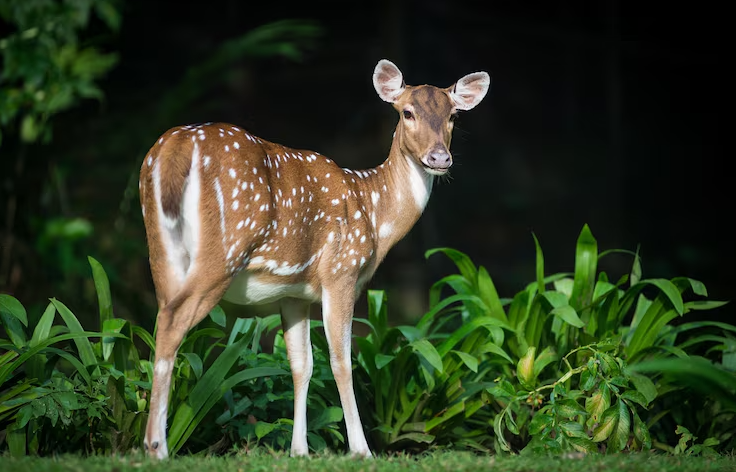
#> input picture opencv/assets/deer.png, 736 x 472 px
$ jupyter execute histogram-equalization.ipynb
#> lines starting #> are read from the running program, lines starting #| are printed output that depends on the picture
[cell 1]
import cv2
import numpy as np
import matplotlib.pyplot as plt

[cell 2]
image = cv2.imread('./assets/deer.png')
#> image is the input picture: shape (472, 736, 3); mean B, G, R 35.2, 59.9, 49.1

if image is not None:
    print("image is loader")
else:
    print("image is not loader")

[cell 3]
rgb_image = cv2.cvtColor(image, cv2.COLOR_BGR2RGB)
plt.imshow(rgb_image)

[cell 4]
gray_image = cv2.cvtColor(image, cv2.COLOR_BGR2GRAY)
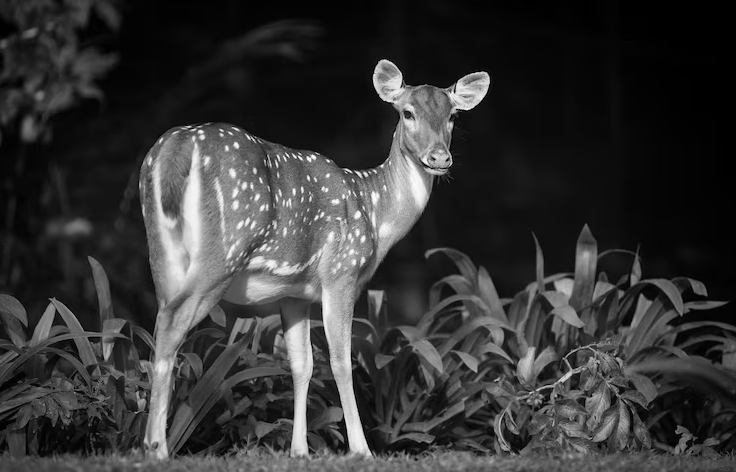
#> gray_image: shape (472, 736); min 0, max 254, mean 53.8
plt.imshow(gray_image)

[cell 5]
hist, bins = np.histogram(rgb_image.flatten(), 256, [0, 256])
#> hist = 256 values, max 42433 at index 0, min 25 at index 254, mean 4071; bins = 257 values from 0 to 256

equalization_image = cv2.equalizeHist(gray_image)
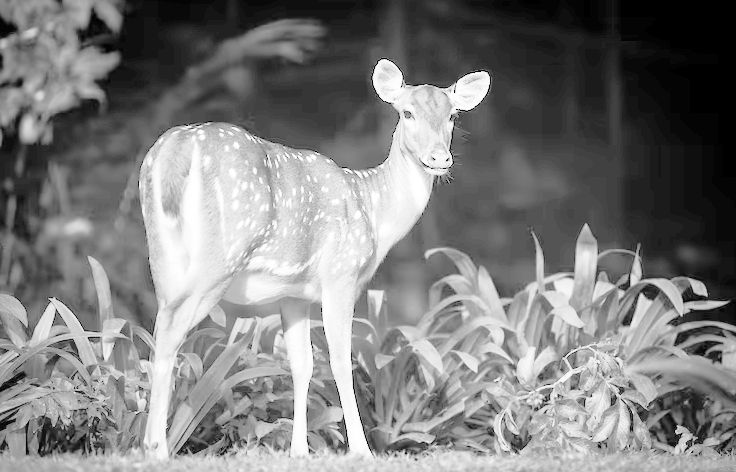
#> equalization_image: shape (472, 736); min 0, max 255, mean 125.7

equalization_hist, bins = np.histogram(equalization_image.flatten(), 256, [0, 256])
#> equalization_hist = 256 values, max 8909 at index 33, min 0 at index 1, mean 1357


plt.figure(figsize=(10, 8))

plt.subplot(2, 2, 1)
plt.imshow(gray_image)
plt.title("Original Image")

plt.subplot(2, 2, 2)
plt.plot(hist, color="red")
plt.title("Original Image Histogram")

plt.subplot(2, 2, 3)
plt.imshow(equalization_image)
plt.title("Equalization Image")


plt.subplot(2, 2, 4)
plt.plot(equalization_hist)
plt.title("Equalization Image Histogram")
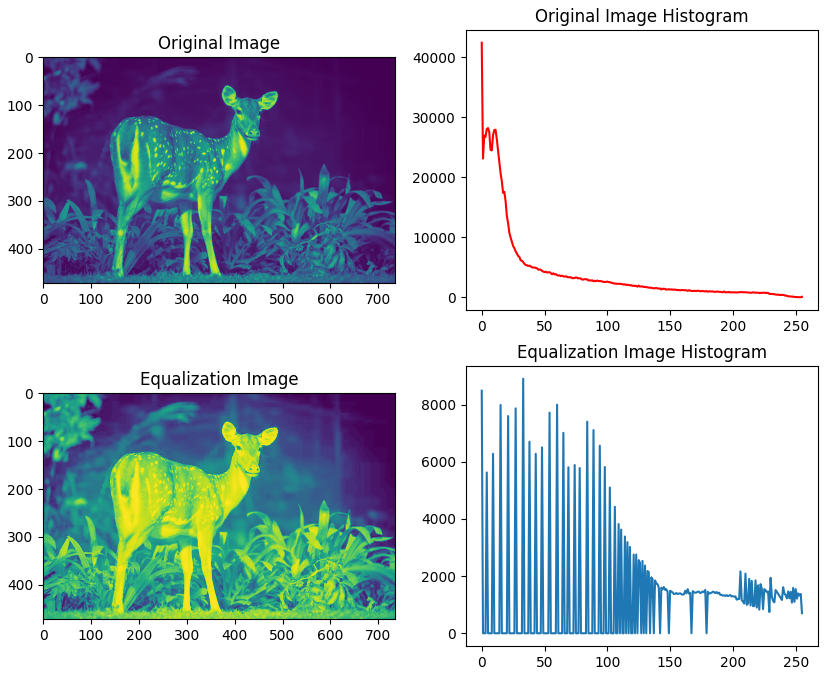
#> figure drawn by matplotlib, 4 panels; panel 2: curve peaks at x = 0, y = 42433; panel 4: curve peaks at x = 33, y = 8909

[cell 6]
"""
LAB = L lightness, AB= color information

YUV
Y = Brightness
U = handle blue color of the image
V = handle red component of the image
"""

yuv_image = cv2.cvtColor(image, cv2.COLOR_BGR2YUV)
#> yuv_image: shape (472, 736, 3); mean of channels 0, 1, 2 53.8, 118.9, 123.8

yuv_image[:, :, 0] = cv2.equalizeHist(yuv_image[:, :, 0]) # yuv_image[row, col, channel] 0 mean y channel
#> yuv_image: shape (472, 736, 3); mean of channels 0, 1, 2 125.7, 118.9, 123.8

# convert color yuv to BGR
equalize_color_image = cv2.cvtColor(yuv_image, cv2.COLOR_YUV2BGR)
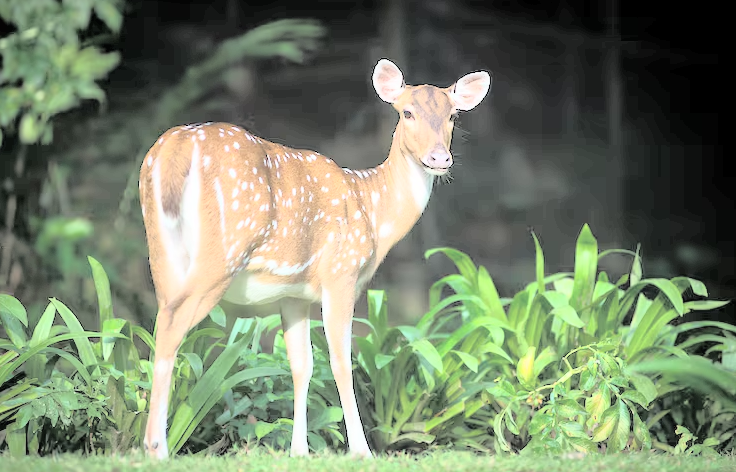
#> equalize_color_image: shape (472, 736, 3); mean B, G, R 107.1, 131.8, 120.2

# Convert Equalize BGR image to RGB
equalize_color_image_rgb = cv2.cvtColor(equalize_color_image, cv2.COLOR_BGR2RGB)


plt.figure(figsize=(10, 8))

plt.subplot(2, 2, 1)
plt.imshow(rgb_image)
plt.title("Original Image")

plt.subplot(2, 2, 2)
plt.imshow(equalize_color_image_rgb)
plt.title("Equalize Image")

$ run again, with opencv/assets/giraffe.png copied over opencv/assets/deer.png
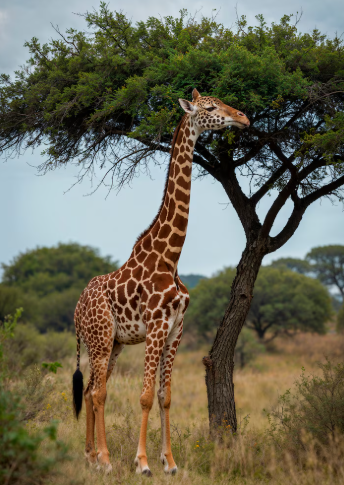
#> input picture opencv/assets/giraffe.png, 344 x 485 px
#> image is the input picture: shape (485, 344, 3); mean B, G, R 84.7, 104.2, 107.8
#> hist = 256 values, max 5822 at index 215, min 0 at index 239, mean 1955.2; bins = 257 values from 0 to 256
#> `equalization_image = cv2.equalizeHist(gray_image)`:
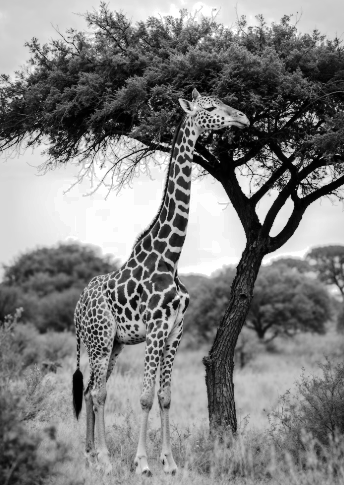
#> equalization_image: shape (485, 344); min 0, max 255, mean 128.3
#> equalization_hist = 256 values, max 4038 at index 247, min 0 at index 31, mean 651.7
#> `equalize_color_image = cv2.cvtColor(yuv_image, cv2.COLOR_YUV2BGR)`:
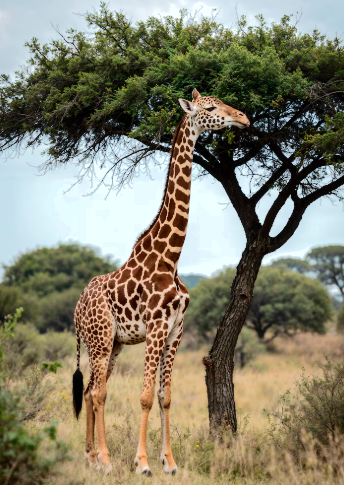
#> equalize_color_image: shape (485, 344, 3); mean B, G, R 109.4, 129.3, 133.1
